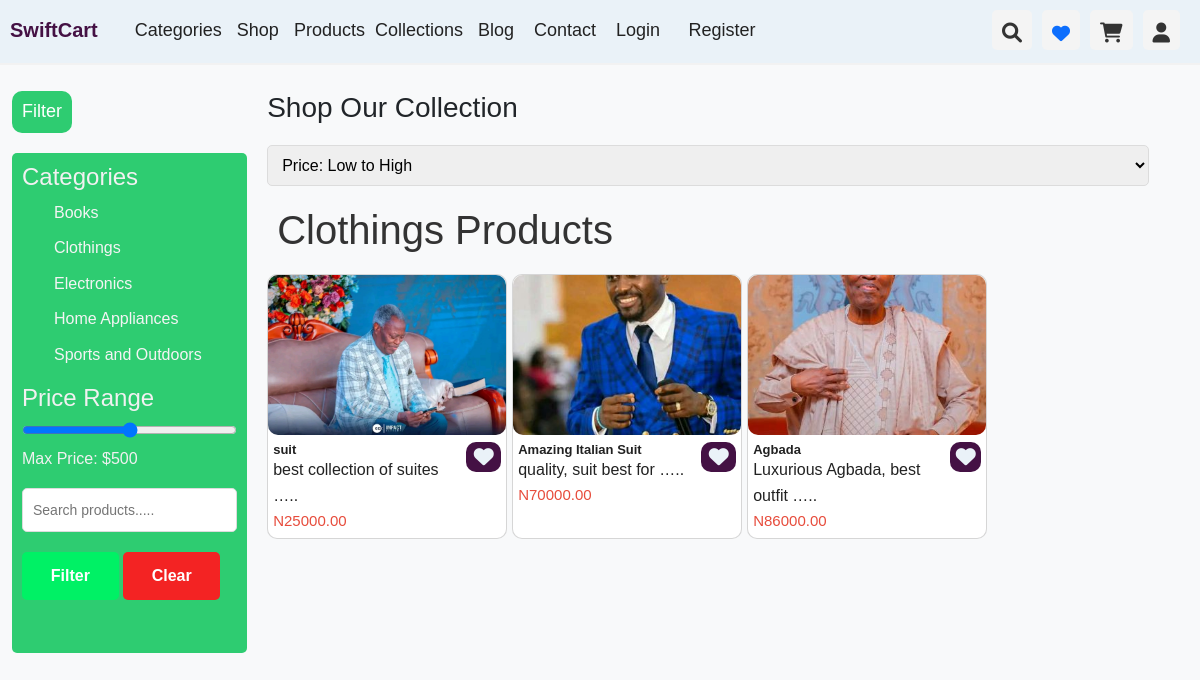
Screenshot of /category_detail/Clothings/ with the database file from the repository.
### Store/models.py (models this page shows, shortened)
class Category(models.Model):
    name = models.CharField(max_length=100, unique=True)
    description = models.TextField(default='', null=True, blank=True)
    user = models.ForeignKey(User, related_name='creates_category', on_delete=models.CASCADE)
    created_at = models.DateTimeField(auto_now_add=True)
    class Meta:
        ordering = ('name',)
        verbose_name_plural = 'Categories'
    def __str__(self):
        return f'{self.name}'

class Product(models.Model):
    id = models.UUIDField(primary_key=True, unique=True, default=uuid.uuid4)
    name = models.CharField(max_length=100)
    image = models.ImageField(upload_to='products_images', blank=True, null=True)
    description = models.TextField()
    in_stock = models.PositiveBigIntegerField(default=1)
    price = models.DecimalField(decimal_places=2, max_digits=10000)
    is_sale = models.BooleanField(default=False)
    sale_price = models.DecimalField(decimal_places=2, max_digits=10000, blank=True, null=True)
    is_featured = models.BooleanField(default=False)
    is_trending = models.BooleanField(default=False)
    is_best_seller = models.BooleanField(default=False)
    category = models.ForeignKey(Category, related_name='product_category', on_delete=models.CASCADE)
    created_by = models.ForeignKey(User, related_name='addes_product', on_delete=models.CASCADE)
    created_at = models.DateTimeField(auto_now_add=True)
    updated_at = models.DateTimeField(auto_now=True)

### Store/views.py (the view)
# urls.py: path('category_detail/<str:category>/', views.category_detail, name='category_detail'),
def category_detail(request, category):
    categories = Category.objects.all()
    category = get_object_or_404(Category, name=category)
    try:
        category_products = Product.objects.filter(category=category)
    except Product.objects.filter(category=category).DoesNotExist():
        messages.success(request, 'No product found for this category' + category)
        return render(request, 'store/category_detail.html')
    return render(request, 'store/category_detail.html', {'category_products':category_products, 'categories':categories, 'category':category})

### Store/templates/store/category_detail.html (shortened to what this page needs)
{% extends 'store/base.html' %}
{% load static %}
{% block shop %} <link rel="stylesheet" href="{% static 'assets/css/shop.css' %}">  {% endblock %}
{% block content %}
<br>
<br>
<section class="shop-page" style="padding-top: 40px;">
  <div class="container-fluid">
    <div class="filters">
      <div style="display: flex; width: 100%;">
        <h3 style="background-color: #2ecc71; border-radius: 10px; font-size: 18px; color: white; padding: 10px;"
          id="openFilter" onclick="openFilter()">Filter</h3>
      </div>
      <div id="filters">
        <div class="filter-category">
          <h4>Categories</h4>
          <ul>
            {% for category in categories %}
            <li><a href="{% url 'category_detail' category %}" style="text-decoration: none; color: #f4f4f4;">{{category}}</a></li>
{% endfor %}
          </ul>
        </div>
        <div class="filter-price">
          <h4>Price Range</h4>
          <input type="range" min="0" max="1000" step="10" value="500" id="price-range">
          <p>Max Price: $<span id="price-value">500</span></p>
        </div>
        <div class="search-products">
          <form action="" method="post">
            <div class="form-group">
              <input type="search" name="search-term" id="" placeholder="Search products.....">
            </div>
            <div class="form-group">
              <button type="submit" class="btn success">Filter</button>
              <button type="reset" class="btn danger">Clear</button>
            </div>
          </form>
        </div>
      </div>
    </div>
    <div class="product-listing">
      <h2>Shop Our Collection</h2>
      <div class="sorting">
        <select id="sort-options" class="input">
          <option value="low-to-high">Price: Low to High</option>
        </select>
      </div>
      <section class="section">
        <h1 class="title">{{category}} Products</h1>
        <div class="section-container">
            {% for product in category_products %}
            <div class="card" style="position: relative;">
              <div class="card-img">
                {% if product.image %}
                <img src="{{product.image.url}}" alt="images/images (20).jpeg">
                {% else %}
              <img src="" alt="Not found">
              {% endif %}
              </div>
              <div class="card-content" style="margin-top: 2px;">
                <a href="{% url 'product' product.id %}" style="text-decoration: none; color: #222;">
                <div>
                  <h3 class="product-title" style="padding: 0; margin: 0; font-size: 13px;">{{product.name|truncatewords:3}}</h3>
                  <p class="product-description" style="padding: 0; margin: 0;">
                    {{product.description|truncatewords:4}}..
                  </p>
                  {% if product.is_sale %}
                  <p class="product-price" style="padding: 0; margin: 0;">N{{product.sale_price}} <span
                      class="old-price"> N{{product.price}} </span>
                  </p>
                  {% else %}
                  <p class="product-price" style="padding: 0; margin: 0;">N{{product.price}}  </p>
                  {% endif %}
                </div>
                </a>
                <div class="action" style="padding: 5px; width: 35px; height: 30px;">
                  <span id="addToWaitList" class="add-to"><i class="fa fa-heart"></i></span>
                </div>
              </div>
            </div>
            {% endfor %}
        </div>
        <br>
      </section>
    </div>
  </div>
</section>
{% endblock %}

### static/assets/css/style.css (style rules this page uses)
* { margin: 0; padding: 0; box-sizing: border-box; }
body { font-family: Arial, sans-serif; min-height: 100vh; background-color: #f8f9fa; }
.btn { text-decoration: none; background-color: #414; color: #eaf2f8;; padding: 10px 18px; border: none; border-radius: 10px; margin-bottom: 20px; }
h1 { color: #333; margin-bottom: 20px; }
.section .title { margin: 20px 10px; }
.section-container { display: flex; gap: 3px; overflow-x: hidden; overflow: scroll; scrollbar-width: none; gap: 5px; }
.section-container .card { max-width: 240px; max-height: 300px; border: 1px solid #3333; border-radius: 10px; min-width: 230px; transition: transform 0.2s ease, box-shadow 0.2s ease; }
.section-container .card .card-img img { width: 100%; height: 160px; border-radius: 10px; object-fit: cover; }
.section-container .card .card-content { display: flex; justify-content: space-between; padding: 5px; margin-top: 5px; }
.section-container .card .card-content .action { background-color: #414; color: #eaf2f8; height: 30px; width: 40px; display: flex; justify-content: center; align-items: center; text-align: center; border-radius: 10px; font-size: 20px; cursor: pointer; padding: 5px; }
.product-title { font-size: 18px; font-weight: bold; margin-bottom: 2px; }
.product-price { font-size: 15px; color: #e74c3c; }

### static/assets/css/shop.css (style rules this page uses)
* { margin: 0; padding: 0; box-sizing: border-box; }
body { font-family: Arial, sans-serif; line-height: 1.6; background-color: #f8f9fa; }
.shop-page { padding: 40px 0; }
.filters { width: 20%; float: left; margin-right: 20px; }
.filters #filters { opacity: 1; background-color: #2ecc71; border-radius: 5px; padding: 10px; color: #f1f1f1; min-height: 500px; }
.filters h3 { font-size: 24px; margin-bottom: 20px; }
.filter-category ul { list-style: none; }
.filter-category ul li { margin-bottom: 10px; }
.filter-price input[type="range"] { width: 100%; }
.filter-price p { font-size: 16px; }
.form-group { margin-bottom: 20px; text-align: left; }
.form-group input, .input { width: 100%; padding: 10px; font-size: 14px; border: 1px solid #dcdcdc; border-radius: 5px; outline: none; transition: border-color 0.3s; }
.btn { width: 45%; background-color: #2ecc71; color: #ffffff; border: none; padding: 12px; font-size: 16px; font-weight: bold; border-radius: 5px; cursor: pointer; transition: background-color 0.3s; }
.danger { background-color: #f32323; }
.success { background-color: #00f165; }
.product-listing { width: 75%; float: left; }
.product-listing h2 { font-size: 28px; margin-bottom: 20px; }
.sorting { margin-bottom: 20px; }
.sorting select { padding: 10px; font-size: 16px; }

### rows the page displays
Category: name "Books"
Category: name "Clothings"
Category: name "Electronics"
Category: name "Home Appliances"
Category: name "Sports and Outdoors"
Product: image (picture), name "suit", description "best collection of suites …", price "25000.00"
Product: image (picture), name "Amazing Italian Suit", description "quality, suit best for …", price "70000.00"
Product: image (picture), name "Agbada", description "Luxurious Agbada, best outfit …", price "86000.00"
